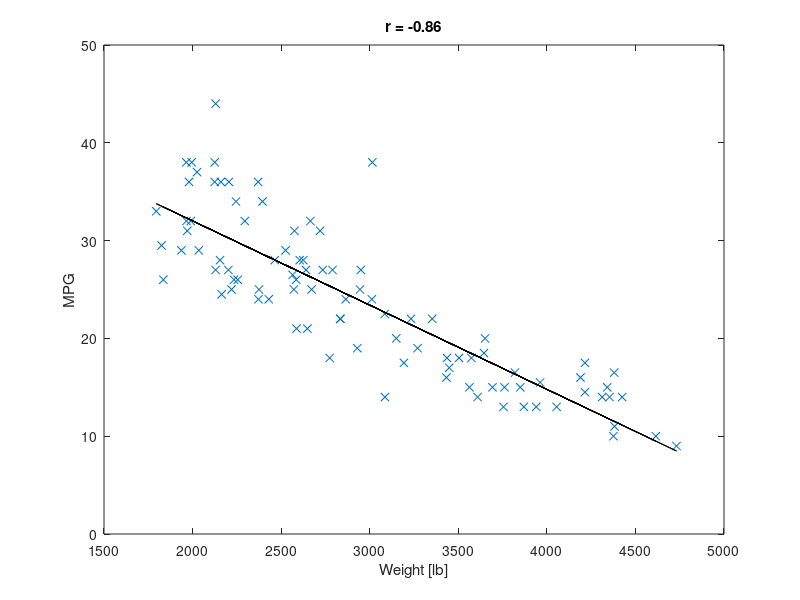

The MATLAB script that drew this image:
clear
clc

load carsmall
whos
isdata = isfinite(MPG)&isfinite(Weight)&isfinite(Horsepower);
y = MPG(isdata);
x = Weight(isdata);
N = length(y)
clf
%subplot(2,2,1)
plot(x,y,'x')
xlabel('Weight [lb]')
ylabel('MPG')
hold on

r = corrcoef(x,y); % Corr coeff is the off-diagonal (1,2) element
r = r(1,2);  % Sample regression coefficient

% Add to the scatterplot
title(['r = ' num2str(0.01*round(r*100))])
xbar = mean(x);
ybar = mean(y);
sigx = std(x);
sigy = std(y);
a1 = r*sigy/sigx;   % Regression line slope

% Overplot regression line, adding means back in.

yfit = ybar + a1*(x - xbar);
plot(x,yfit,'k-')